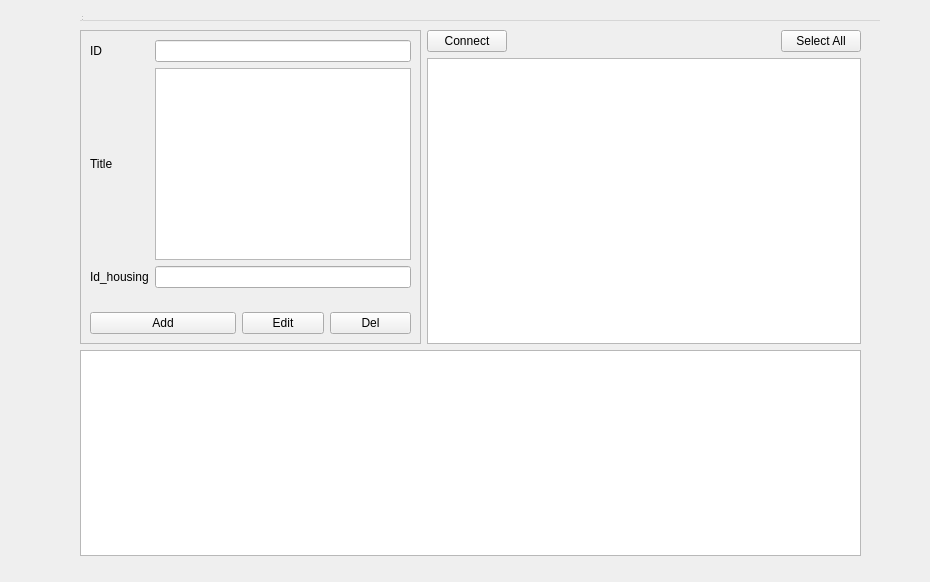
<?xml version="1.0" encoding="UTF-8"?>
<ui version="4.0">
 <class>Form</class>
 <widget class="QWidget" name="Form">
  <property name="geometry">
   <rect>
    <x>0</x>
    <y>0</y>
    <width>930</width>
    <height>582</height>
   </rect>
  </property>
  <property name="windowTitle">
   <string>Form</string>
  </property>
  <widget class="QMenuBar" name="menubar">
   <property name="geometry">
    <rect>
     <x>80</x>
     <y>0</y>
     <width>800</width>
     <height>21</height>
    </rect>
   </property>
  </widget>
  <widget class="QStatusBar" name="statusbar">
   <property name="geometry">
    <rect>
     <x>80</x>
     <y>0</y>
     <width>3</width>
     <height>22</height>
    </rect>
   </property>
  </widget>
  <widget class="QWidget" name="centralwidget">
   <property name="geometry">
    <rect>
     <x>80</x>
     <y>30</y>
     <width>781</width>
     <height>526</height>
    </rect>
   </property>
   <layout class="QGridLayout" name="gridLayout_2">
    <item row="0" column="2">
     <spacer name="horizontalSpacer">
      <property name="orientation">
       <enum>Qt::Orientation::Horizontal</enum>
      </property>
      <property name="sizeHint" stdset="0">
       <size>
        <width>277</width>
        <height>20</height>
       </size>
      </property>
     </spacer>
    </item>
    <item row="0" column="1">
     <widget class="QPushButton" name="btnConnect">
      <property name="text">
       <string>Connect</string>
      </property>
     </widget>
    </item>
    <item row="0" column="3">
     <widget class="QPushButton" name="btnSelectAll">
      <property name="text">
       <string>Select All</string>
      </property>
     </widget>
    </item>
    <item row="2" column="0" colspan="4">
     <widget class="QTextEdit" name="teResult">
      <property name="readOnly">
       <bool>true</bool>
      </property>
     </widget>
    </item>
    <item row="1" column="1" colspan="3">
     <widget class="QTableWidget" name="twData"/>
    </item>
    <item row="0" column="0" rowspan="2">
     <widget class="QFrame" name="frame">
      <property name="sizePolicy">
       <sizepolicy hsizetype="Minimum" vsizetype="Preferred">
        <horstretch>0</horstretch>
        <verstretch>0</verstretch>
       </sizepolicy>
      </property>
      <property name="frameShape">
       <enum>QFrame::Shape::StyledPanel</enum>
      </property>
      <property name="frameShadow">
       <enum>QFrame::Shadow::Plain</enum>
      </property>
      <layout class="QGridLayout" name="gridLayout">
       <item row="0" column="0">
        <widget class="QLabel" name="lbID">
         <property name="text">
          <string>ID</string>
         </property>
        </widget>
       </item>
       <item row="0" column="1" colspan="3">
        <widget class="QLineEdit" name="leId"/>
       </item>
       <item row="1" column="0">
        <widget class="QLabel" name="lbTitle">
         <property name="text">
          <string>Title</string>
         </property>
        </widget>
       </item>
       <item row="1" column="1" colspan="3">
        <widget class="QTextEdit" name="teTitle"/>
       </item>
       <item row="2" column="0">
        <widget class="QLabel" name="lbHousing">
         <property name="text">
          <string>Id_housing</string>
         </property>
        </widget>
       </item>
       <item row="2" column="1" colspan="3">
        <widget class="QLineEdit" name="leHousingId"/>
       </item>
       <item row="3" column="2">
        <spacer name="verticalSpacer_2">
         <property name="orientation">
          <enum>Qt::Orientation::Vertical</enum>
         </property>
         <property name="sizeHint" stdset="0">
          <size>
           <width>20</width>
           <height>18</height>
          </size>
         </property>
        </spacer>
       </item>
       <item row="4" column="0" colspan="2">
        <widget class="QPushButton" name="btnAdd">
         <property name="text">
          <string>Add</string>
         </property>
        </widget>
       </item>
       <item row="4" column="2">
        <widget class="QPushButton" name="btnEdit">
         <property name="text">
          <string>Edit</string>
         </property>
        </widget>
       </item>
       <item row="4" column="3">
        <widget class="QPushButton" name="btnDel">
         <property name="text">
          <string>Del</string>
         </property>
        </widget>
       </item>
      </layout>
     </widget>
    </item>
   </layout>
  </widget>
 </widget>
 <resources/>
 <connections/>
</ui>
